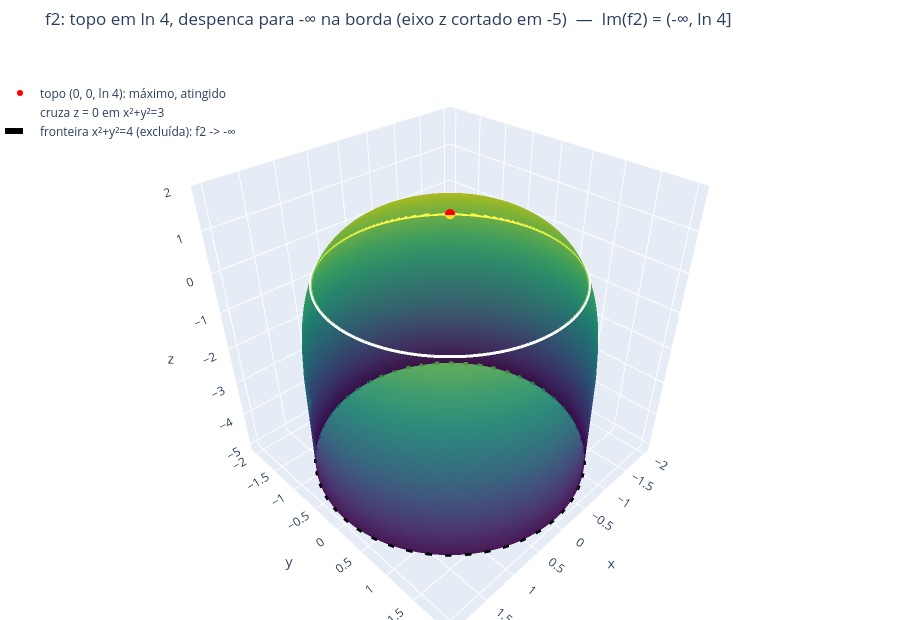

This figure's notebook cell:
### Code cell
# 💻 f2: superfície 3D (arraste para girar)
z_corte = -5                                   # a superfície vai a -∞: mostramos só até z = -5
r_corte = np.sqrt(4 - np.exp(z_corte))         # raio onde f2 = -5  (de ln(4 - r²) = -5)
Xs, Ys = malha_polar(0, r_corte)
Zs = f2(Xs, Ys)

mostrar_3d([
    superficie(Xs, Ys, Zs, 'z = f2(x,y)'),
    ponto_3d(0, 0, np.log(4), 'topo (0, 0, ln 4): máximo, atingido'),
    circulo_3d(np.sqrt(3), 0, 'cruza z = 0 em x²+y²=3', cor='white'),
    circulo_3d(2, z_corte, 'fronteira x²+y²=4 (excluída): f2 -> -∞', tracejado=True),
], f'f2: topo em ln 4, despenca para -∞ na borda (eixo z cortado em {z_corte})  —  Im(f2) = (-∞, ln 4]',
   z_range=[z_corte - 0.2, 2])

### Figure 1 — Plotly figure (JSON) as saved in the notebook; plotly's stock layout.template omitted (floating-point values rounded to 4 significant figures; data arrays with more than 128 entries replaced by an {"elided": "..."} marker saying what was removed)
{"data": [{"colorscale": [[0, "#440154"], [0.1111, "#482878"], [0.2222, "#3e4989"], [0.3333, "#31688e"], [0.4444, "#26828e"], [0.5556, "#1f9e89"], [0.6667, "#35b779"], [0.7778, "#6ece58"], [0.8889, "#b5de2b"], [1, "#fde725"]], "hovertemplate": "x=%{x:.2f}<br>y=%{y:.2f}<br>z=%{z:.3f}<extra></extra>", "name": "z = f2(x,y)", "opacity": 0.9, "showscale": false, "type": "surface", "x": {"elided": "121x80 float values"}, "y": {"elided": "121x80 float values"}, "z": {"elided": "121x80 float values"}}, {"marker": {"color": "red", "size": 6}, "mode": "markers", "name": "topo (0, 0, ln 4): máximo, atingido", "type": "scatter3d", "x": [0], "y": [0], "z": [1.386]}, {"line": {"color": "white", "dash": "solid", "width": 6}, "mode": "lines", "name": "cruza z = 0 em x²+y²=3", "type": "scatter3d", "x": {"elided": "200 float values"}, "y": {"elided": "200 float values"}, "z": {"elided": "200 float values"}}, {"line": {"color": "black", "dash": "dash", "width": 6}, "mode": "lines", "name": "fronteira x²+y²=4 (excluída): f2 -> -∞", "type": "scatter3d", "x": {"elided": "200 float values"}, "y": {"elided": "200 float values"}, "z": {"elided": "200 float values"}}], "layout": {"height": 620, "legend": {"bgcolor": "rgba(255,255,255,0.7)", "x": 0, "y": 0.95}, "margin": {"b": 0, "l": 0, "r": 0, "t": 50}, "scene": {"aspectmode": "cube", "xaxis": {"title": {"text": "x"}}, "yaxis": {"title": {"text": "y"}}, "zaxis": {"range": [-5.2, 2], "title": {"text": "z"}}}, "title": {"text": "f2: topo em ln 4, despenca para -∞ na borda (eixo z cortado em -5)  —  Im(f2) = (-∞, ln 4]"}}}
